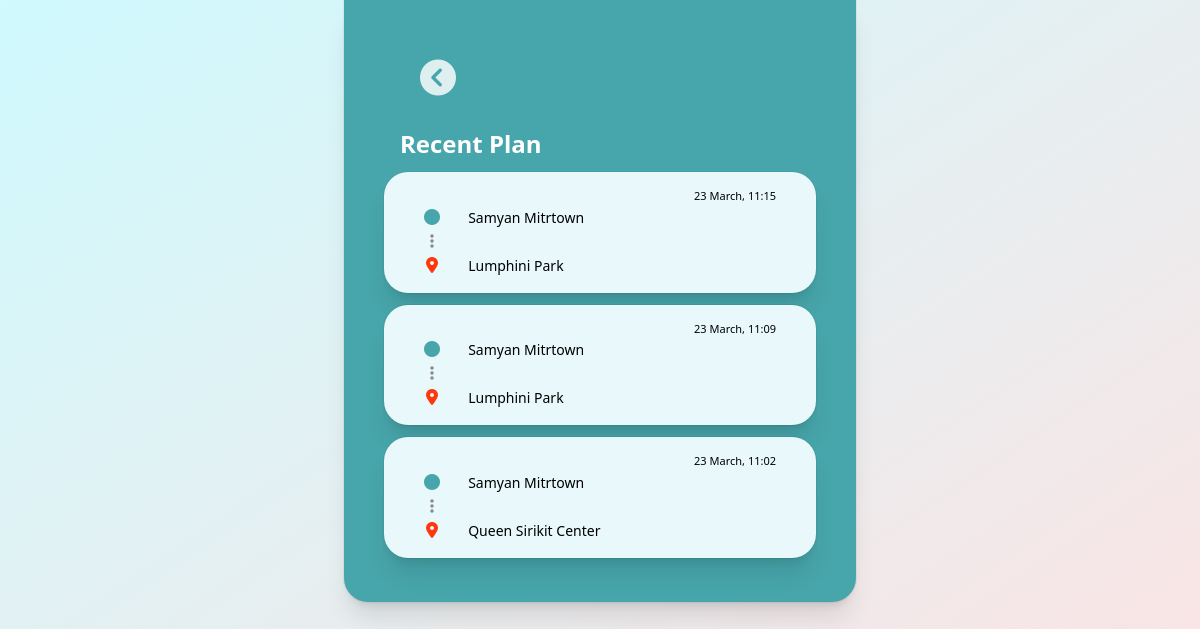
The page /home/loggedin/1/recent/ on the database as committed earlier.
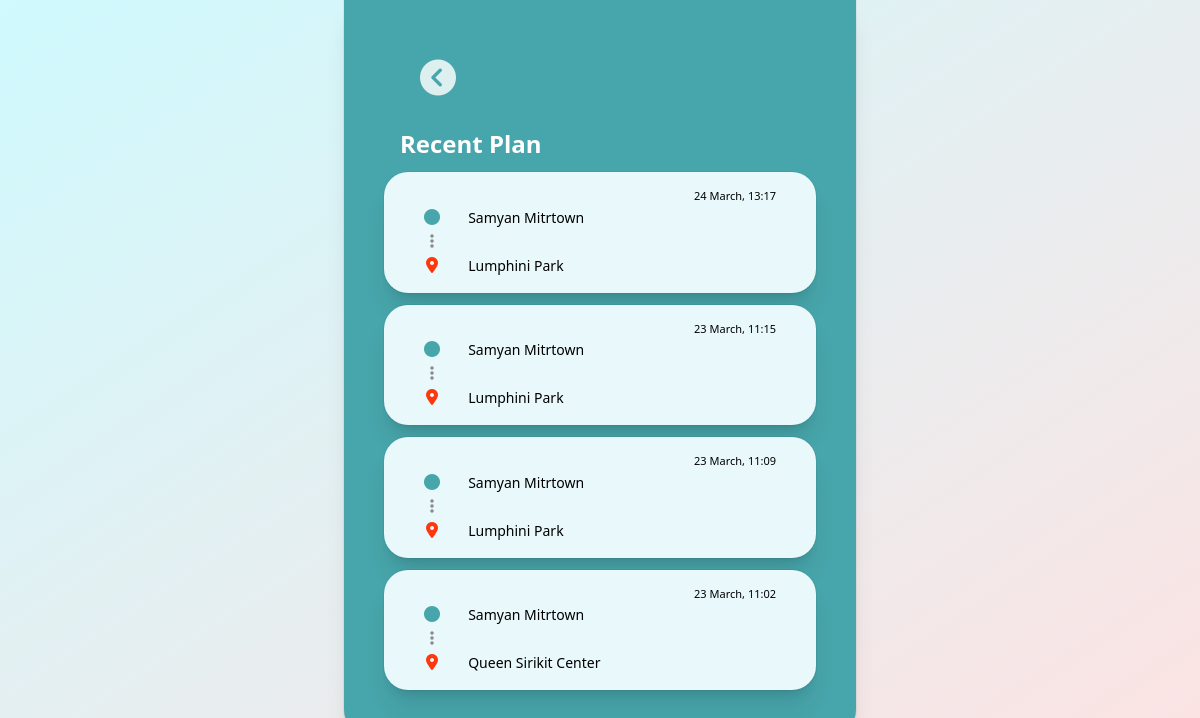
The same page on the database as committed later.
### home/models.py (models this page shows)
class Recentplan(models.Model):
    user_id = models.PositiveIntegerField()
    origin_name = models.CharField(max_length=255)
    origin_pos = models.CharField(max_length=255)
    destin_name = models.CharField(max_length=255)
    destin_pos = models.CharField(max_length=255)
    avg_time = models.PositiveIntegerField()
    timestamp = models.DateTimeField()

### home/views.py (the view)
# urls.py: path('loggedin/<int:user_id>/recent/', views.recent_plan_seeall, name='recentplan'),
def recent_plan_seeall(request, user_id):
    template = loader.get_template('recent.html')
    result_exist = Recentplan.objects.filter(user_id=user_id)
    if result_exist.exists():
        data = result_exist.all().order_by('-id')
    else:
        data = {'origin_name': 'None', 'destin_name': 'None', 'timestamp': 'None'}
    context = {
        'recent_data': data
    }
    return HttpResponse(template.render(context, request))

### home/templates/recent.html (shortened to what this page needs)
<!DOCTYPE html>
<html>
<head>
    <script src="https://cdn.tailwindcss.com"></script>
</head>
<body>
    <div class="bg-gradient-to-br from-cyan-100 to-red-100 min-h-screen">
        <div class="relative bg-[#47a6ab] px-6 pt-10 pb-8 shadow-xl ring-1 ring-gray-900/5 sm:mx-auto sm:max-w-lg sm:rounded-b-3xl sm:px-10 space-y-3">
            <a class="ml-4 p-5 fa-solid fa-circle-chevron-left text-[rgb(255,255,255,0.82)] text-[36px] hover:text-[#00000]" href="../"></a>
            <p class="ml-4 text-white text-2xl font-semibold">Recent Plan</p>
            <table border="0">
            {% for x in recent_data %}
                <div class="relative bg-[#e8f8fb] px-6 pt-4 pb-4 shadow-xl ring-1 ring-gray-900/5 rounded-3xl sm:mx-auto sm:max-w-lg sm:rounded-3xl sm:px-10">
                    <a>
                        <p class="text-right text-[11px]">
                            {{ x.timestamp|date:"j F, H:i" }}
                        </p>
                        <i class="fa-solid fa-circle pr-3 text-[#47a6ab]"></i>
                        <a class="text-sm ml-3">
                            {{ x.origin_name }}
                        </a>
                        <br>
                        <i class="fa-solid fa-ellipsis-vertical ml-1.5 text-[#8c8c8c]"></i>
                        <br>
                        <i class="fa-solid fa-location-dot pl-0.5 pr-3.5 text-[#FF370D]"></i>
                        <a class="text-sm ml-3">
                            {{ x.destin_name }}
                        </a>
                    </a>
                </div>
            {% endfor %}
            </table>
        </div>
    </div>
</body>
</html>

Rows that differ between the two databases and show on the page:
added Recentplan: timestamp "24 March, 13:17", origin_name "Samyan Mitrtown", destin_name "Lumphini Park"
